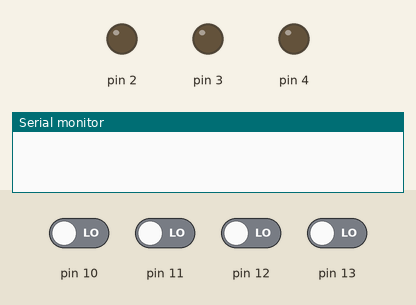
Simulated run of this sketch. Board: Arduino Uno, built with avr-gcc and run on an emulated ATmega328P. Parts: output pins drawn as LEDs (lit = HIGH), the last lines printed to the serial monitor. Dashed ring = blinking. The inputs (shaded band) are chosen by the test bench; at power-on: pin 10–13 LOW.

Above: at 1.8 s.
1.9 s: pin 10 driven HIGH
At 2.3 s:
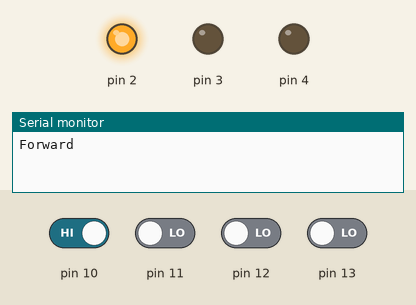
4.9 s: pin 10 driven LOW
At 7.0 s:
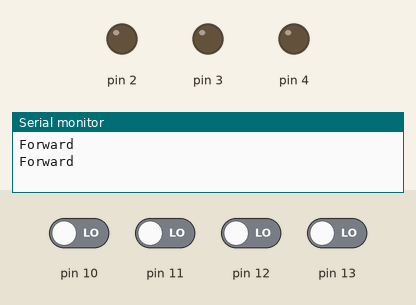
7.9 s: pin 11 driven HIGH
At 9.3 s:
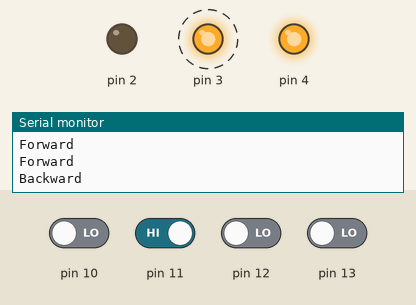
10.9 s: pin 12 driven HIGH
At 13.7 s:
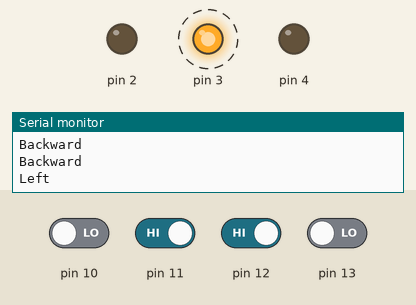
13.9 s: pin 12 driven LOW
At 16.3 s:
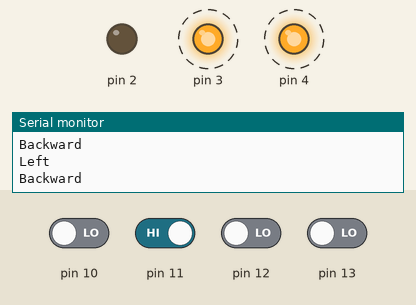
16.9 s: pin 13 driven HIGH
At 19.4 s:
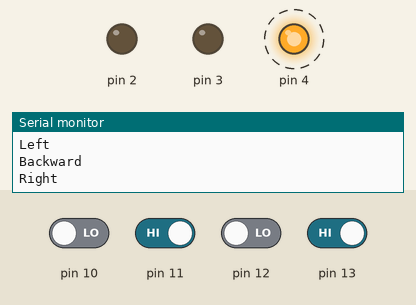
Timing chart, 0 to 20.5 s (numbered marks = the images above; inputs shaded):
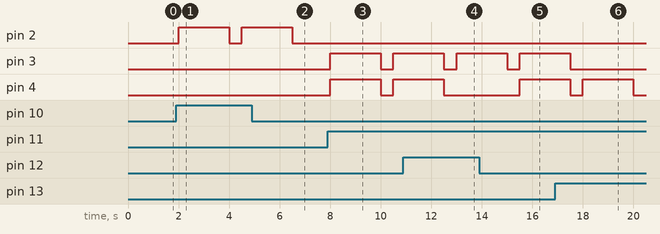

The sketch:

motor_bt_control.ino
```cpp
/*
    Team: Top-Gun
*/

int l = 0;
int r = 0;
int f = 0;
int b = 0;

void setup () {
  // put your setup code here, to run once:
Serial.begin (9600);
pinMode(10,INPUT);
pinMode(11,INPUT);
pinMode(12,INPUT);
pinMode(13,INPUT);

pinMode(2,OUTPUT);
pinMode(3,OUTPUT);
pinMode(4,OUTPUT);
}

void loop() {
  // put your main code here, to run repeatedly:
l = digitalRead(12);
r = digitalRead(13);
f = digitalRead(10);
b = digitalRead(11);
if(f) {
  Serial.println("Forward");
  digitalWrite(2,HIGH);
  delay(2000);
  digitalWrite(2,LOW);
}
else if(l) {
  Serial.println("Left");
  digitalWrite(3,HIGH);
  delay(2000);
  digitalWrite(3,LOW);
}
else if(r) {
  Serial.println("Right");
  digitalWrite(4,HIGH);
  delay(2000);
  digitalWrite(4,LOW);
}
else if(b) {
  Serial.println("Backward");
  digitalWrite(3,HIGH);
  digitalWrite(4,HIGH);
  delay(2000);
  digitalWrite(3,LOW);
  digitalWrite(4,LOW);
}

delay(500);
}
```

Measured:
- after the input at 1.9 s, pin 2: LOW → HIGH after 0.10 s, → LOW 2.0 s later, → HIGH 0.50 s later
- after the input at 4.9 s, pin 2: goes on until 6.5 s, then stays LOW
- after the input at 7.9 s, pin 3, pin 4: LOW → HIGH after 0.10 s, → LOW 2.0 s later, → HIGH 0.50 s later
- after the input at 10.9 s, pin 4: goes on until 12.5 s, then stays LOW
- after the input at 13.9 s, pin 4: LOW → HIGH after 1.6 s
- after the input at 16.9 s, pin 3: goes on until 17.5 s, then stays LOW
